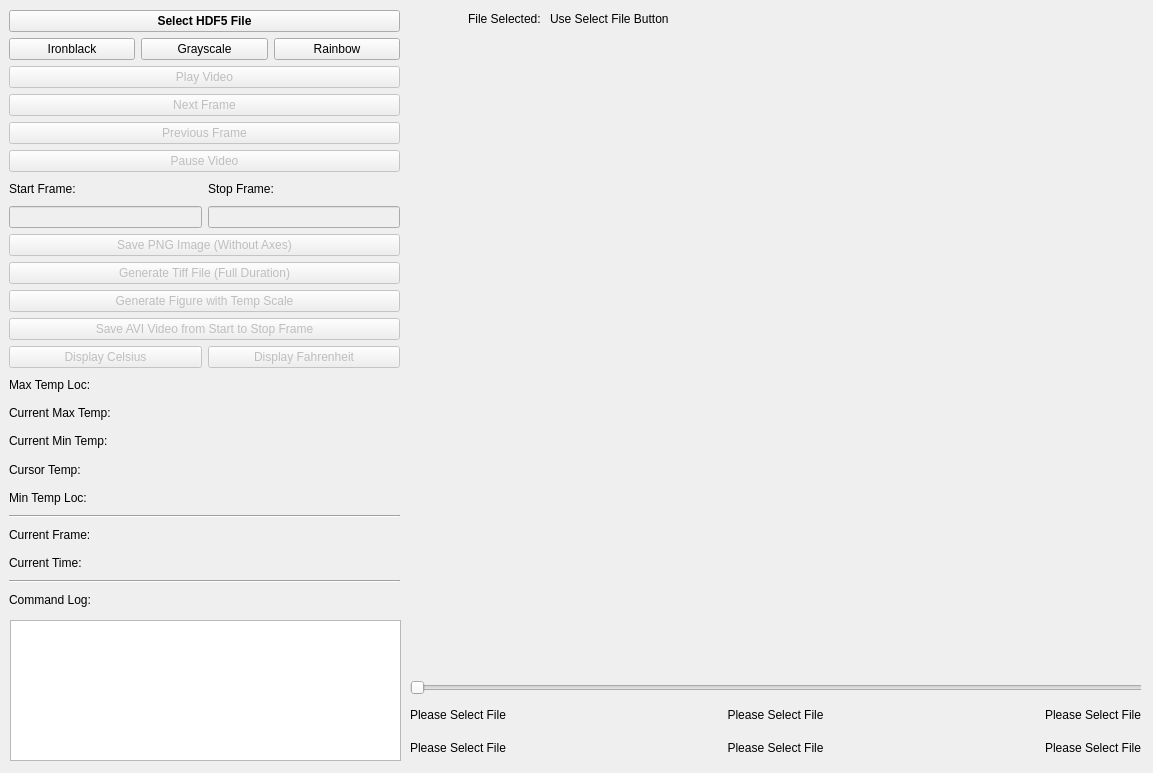
<?xml version="1.0" encoding="UTF-8"?>
<ui version="4.0">
 <class>Form</class>
 <widget class="QWidget" name="Form">
  <property name="geometry">
   <rect>
    <x>0</x>
    <y>0</y>
    <width>1153</width>
    <height>773</height>
   </rect>
  </property>
  <property name="windowTitle">
   <string>Form</string>
  </property>
  <widget class="QWidget" name="verticalLayoutWidget">
   <property name="geometry">
    <rect>
     <x>9</x>
     <y>10</y>
     <width>391</width>
     <height>601</height>
    </rect>
   </property>
   <layout class="QVBoxLayout" name="verticalLayout_6">
    <item>
     <widget class="QPushButton" name="selectFileBut_4">
      <property name="maximumSize">
       <size>
        <width>16777215</width>
        <height>16777215</height>
       </size>
      </property>
      <property name="font">
       <font>
        <weight>75</weight>
        <bold>true</bold>
       </font>
      </property>
      <property name="text">
       <string>Select HDF5 File</string>
      </property>
     </widget>
    </item>
    <item>
     <layout class="QHBoxLayout" name="horizontalLayout_17">
      <item>
       <widget class="QPushButton" name="cmIronBut_4">
        <property name="text">
         <string>Ironblack</string>
        </property>
       </widget>
      </item>
      <item>
       <widget class="QPushButton" name="cmGrayBut_4">
        <property name="text">
         <string>Grayscale</string>
        </property>
       </widget>
      </item>
      <item>
       <widget class="QPushButton" name="cmRainBut_4">
        <property name="text">
         <string>Rainbow</string>
        </property>
       </widget>
      </item>
     </layout>
    </item>
    <item>
     <widget class="QPushButton" name="playVidBut_4">
      <property name="enabled">
       <bool>false</bool>
      </property>
      <property name="text">
       <string>Play Video</string>
      </property>
     </widget>
    </item>
    <item>
     <widget class="QPushButton" name="nextFrame_4">
      <property name="enabled">
       <bool>false</bool>
      </property>
      <property name="text">
       <string>Next Frame</string>
      </property>
     </widget>
    </item>
    <item>
     <widget class="QPushButton" name="prevFrame_4">
      <property name="enabled">
       <bool>false</bool>
      </property>
      <property name="text">
       <string>Previous Frame</string>
      </property>
     </widget>
    </item>
    <item>
     <widget class="QPushButton" name="pauseVidBut_4">
      <property name="enabled">
       <bool>false</bool>
      </property>
      <property name="text">
       <string>Pause Video</string>
      </property>
     </widget>
    </item>
    <item>
     <layout class="QHBoxLayout" name="horizontalLayout_21">
      <item>
       <widget class="QLabel" name="label_22">
        <property name="text">
         <string>Start Frame:</string>
        </property>
       </widget>
      </item>
      <item>
       <widget class="QLabel" name="label_23">
        <property name="text">
         <string>Stop Frame:</string>
        </property>
       </widget>
      </item>
     </layout>
    </item>
    <item>
     <layout class="QHBoxLayout" name="horizontalLayout_22">
      <item>
       <widget class="QLineEdit" name="startEdit_4">
        <property name="enabled">
         <bool>false</bool>
        </property>
        <property name="text">
         <string/>
        </property>
       </widget>
      </item>
      <item>
       <widget class="QLineEdit" name="stopEdit_4">
        <property name="enabled">
         <bool>false</bool>
        </property>
        <property name="text">
         <string/>
        </property>
       </widget>
      </item>
     </layout>
    </item>
    <item>
     <widget class="QPushButton" name="saveCvImageBut_4">
      <property name="enabled">
       <bool>false</bool>
      </property>
      <property name="text">
       <string>Save PNG Image (Without Axes)</string>
      </property>
     </widget>
    </item>
    <item>
     <widget class="QPushButton" name="makeTiffBut_4">
      <property name="enabled">
       <bool>false</bool>
      </property>
      <property name="text">
       <string>Generate Tiff File (Full Duration)</string>
      </property>
     </widget>
    </item>
    <item>
     <widget class="QPushButton" name="tempScaleBut_4">
      <property name="enabled">
       <bool>false</bool>
      </property>
      <property name="text">
       <string>Generate Figure with Temp Scale</string>
      </property>
     </widget>
    </item>
    <item>
     <widget class="QPushButton" name="saveAsVideoSS_4">
      <property name="enabled">
       <bool>false</bool>
      </property>
      <property name="text">
       <string>Save AVI Video from Start to Stop Frame</string>
      </property>
     </widget>
    </item>
    <item>
     <layout class="QHBoxLayout" name="horizontalLayout_23">
      <item>
       <widget class="QPushButton" name="displayC_4">
        <property name="enabled">
         <bool>false</bool>
        </property>
        <property name="text">
         <string>Display Celsius</string>
        </property>
       </widget>
      </item>
      <item>
       <widget class="QPushButton" name="displayF_4">
        <property name="enabled">
         <bool>false</bool>
        </property>
        <property name="text">
         <string>Display Fahrenheit</string>
        </property>
       </widget>
      </item>
     </layout>
    </item>
    <item>
     <widget class="QLabel" name="maxTempLocLabel_4">
      <property name="text">
       <string>Max Temp Loc:</string>
      </property>
     </widget>
    </item>
    <item>
     <widget class="QLabel" name="maxTempLabel_4">
      <property name="text">
       <string>Current Max Temp:</string>
      </property>
     </widget>
    </item>
    <item>
     <widget class="QLabel" name="minTempLabel_4">
      <property name="text">
       <string>Current Min Temp: </string>
      </property>
     </widget>
    </item>
    <item>
     <widget class="QLabel" name="cursorTempLabel_4">
      <property name="text">
       <string>Cursor Temp:</string>
      </property>
     </widget>
    </item>
    <item>
     <widget class="QLabel" name="minTempLocLabel_4">
      <property name="text">
       <string>Min Temp Loc:</string>
      </property>
     </widget>
    </item>
    <item>
     <widget class="Line" name="line_8">
      <property name="orientation">
       <enum>Qt::Horizontal</enum>
      </property>
     </widget>
    </item>
    <item>
     <widget class="QLabel" name="currentFrameDisp_4">
      <property name="text">
       <string>Current Frame:</string>
      </property>
     </widget>
    </item>
    <item>
     <widget class="QLabel" name="currentTimeLabel_4">
      <property name="text">
       <string>Current Time:</string>
      </property>
     </widget>
    </item>
    <item>
     <widget class="Line" name="line_7">
      <property name="orientation">
       <enum>Qt::Horizontal</enum>
      </property>
     </widget>
    </item>
    <item>
     <widget class="QLabel" name="label_4">
      <property name="text">
       <string>Command Log:</string>
      </property>
     </widget>
    </item>
   </layout>
  </widget>
  <widget class="QPlainTextEdit" name="history">
   <property name="geometry">
    <rect>
     <x>10</x>
     <y>620</y>
     <width>391</width>
     <height>141</height>
    </rect>
   </property>
  </widget>
  <widget class="QLabel" name="dispSelectedFile">
   <property name="geometry">
    <rect>
     <x>550</x>
     <y>10</y>
     <width>601</width>
     <height>17</height>
    </rect>
   </property>
   <property name="sizePolicy">
    <sizepolicy hsizetype="Preferred" vsizetype="Minimum">
     <horstretch>0</horstretch>
     <verstretch>0</verstretch>
    </sizepolicy>
   </property>
   <property name="minimumSize">
    <size>
     <width>601</width>
     <height>17</height>
    </size>
   </property>
   <property name="maximumSize">
    <size>
     <width>16777215</width>
     <height>17</height>
    </size>
   </property>
   <property name="text">
    <string>Use Select File Button</string>
   </property>
  </widget>
  <widget class="QLabel" name="label_24">
   <property name="geometry">
    <rect>
     <x>410</x>
     <y>10</y>
     <width>134</width>
     <height>17</height>
    </rect>
   </property>
   <property name="sizePolicy">
    <sizepolicy hsizetype="Preferred" vsizetype="Minimum">
     <horstretch>0</horstretch>
     <verstretch>0</verstretch>
    </sizepolicy>
   </property>
   <property name="minimumSize">
    <size>
     <width>0</width>
     <height>17</height>
    </size>
   </property>
   <property name="text">
    <string>File Selected: </string>
   </property>
   <property name="alignment">
    <set>Qt::AlignRight|Qt::AlignTrailing|Qt::AlignVCenter</set>
   </property>
  </widget>
  <widget class="QWidget" name="layoutWidget_5">
   <property name="geometry">
    <rect>
     <x>412</x>
     <y>39</y>
     <width>731</width>
     <height>631</height>
    </rect>
   </property>
   <layout class="QVBoxLayout" name="dispLayout_3"/>
  </widget>
  <widget class="QWidget" name="layoutWidget_6">
   <property name="geometry">
    <rect>
     <x>410</x>
     <y>680</y>
     <width>731</width>
     <height>81</height>
    </rect>
   </property>
   <layout class="QVBoxLayout" name="verticalLayout_8">
    <item>
     <widget class="QSlider" name="sl_3">
      <property name="enabled">
       <bool>false</bool>
      </property>
      <property name="minimumSize">
       <size>
        <width>739</width>
        <height>0</height>
       </size>
      </property>
      <property name="orientation">
       <enum>Qt::Horizontal</enum>
      </property>
     </widget>
    </item>
    <item>
     <layout class="QHBoxLayout" name="horizontalLayout_28">
      <item>
       <widget class="QLabel" name="slStartF_3">
        <property name="text">
         <string>Please Select File</string>
        </property>
        <property name="alignment">
         <set>Qt::AlignLeading|Qt::AlignLeft|Qt::AlignVCenter</set>
        </property>
       </widget>
      </item>
      <item>
       <widget class="QLabel" name="slMidF_3">
        <property name="text">
         <string>Please Select File</string>
        </property>
        <property name="alignment">
         <set>Qt::AlignCenter</set>
        </property>
       </widget>
      </item>
      <item>
       <widget class="QLabel" name="slEndF_3">
        <property name="text">
         <string>Please Select File</string>
        </property>
        <property name="alignment">
         <set>Qt::AlignRight|Qt::AlignTrailing|Qt::AlignVCenter</set>
        </property>
       </widget>
      </item>
     </layout>
    </item>
    <item>
     <layout class="QHBoxLayout" name="horizontalLayout_29">
      <item>
       <widget class="QLabel" name="slStartT_3">
        <property name="text">
         <string>Please Select File</string>
        </property>
        <property name="alignment">
         <set>Qt::AlignLeading|Qt::AlignLeft|Qt::AlignVCenter</set>
        </property>
       </widget>
      </item>
      <item>
       <widget class="QLabel" name="slMidT_3">
        <property name="text">
         <string>Please Select File</string>
        </property>
        <property name="alignment">
         <set>Qt::AlignCenter</set>
        </property>
       </widget>
      </item>
      <item>
       <widget class="QLabel" name="slEndT_3">
        <property name="text">
         <string>Please Select File</string>
        </property>
        <property name="alignment">
         <set>Qt::AlignRight|Qt::AlignTrailing|Qt::AlignVCenter</set>
        </property>
       </widget>
      </item>
     </layout>
    </item>
   </layout>
  </widget>
 </widget>
 <resources/>
 <connections/>
</ui>
